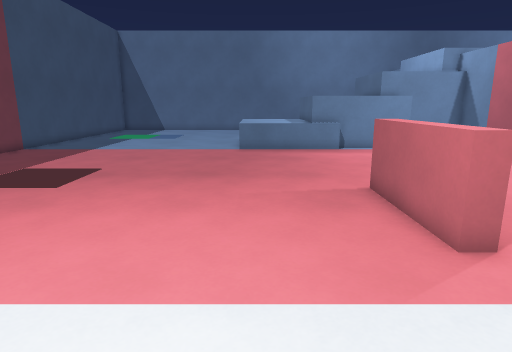
View 1 (above)

21 first-person views from a walk through a Godot game level. The camera is 1.3 m above the floor, tilts 12° down and sees 75° across. The floor is counted in squares, 0.5 m on a side. Each view is taken from the middle of a square. On the plan, view 1 faces up. The plan holds only what a view shows up to about 20 squares ahead; the rest is blank. The place goes on beyond the plan. Characters and animated objects are left out.

View 2
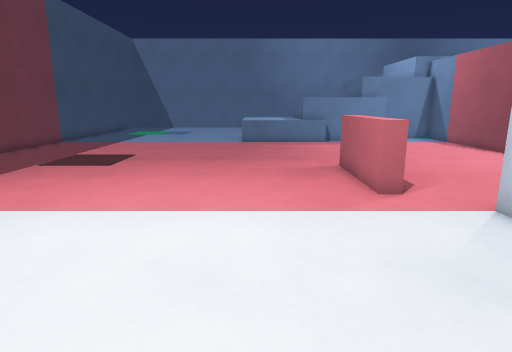

View 3
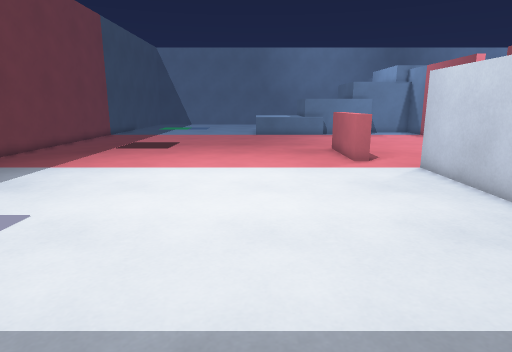

View 4
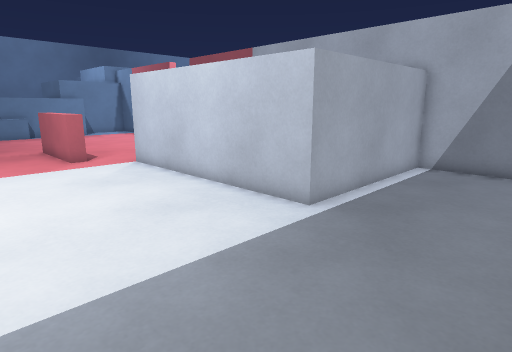

View 5
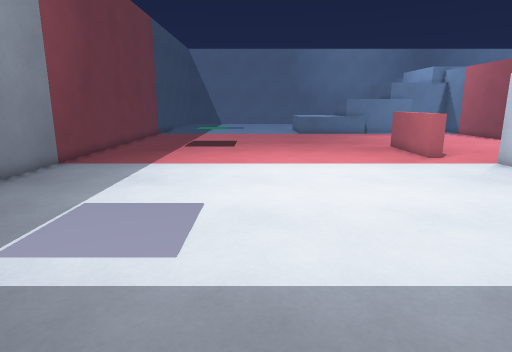

View 6
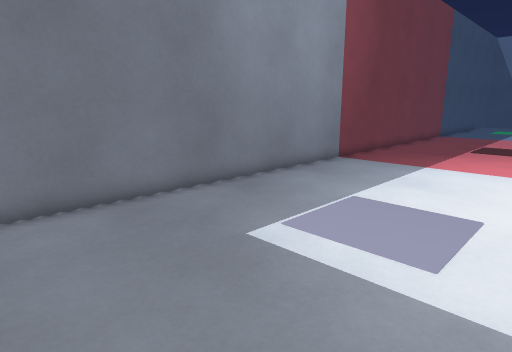

View 7
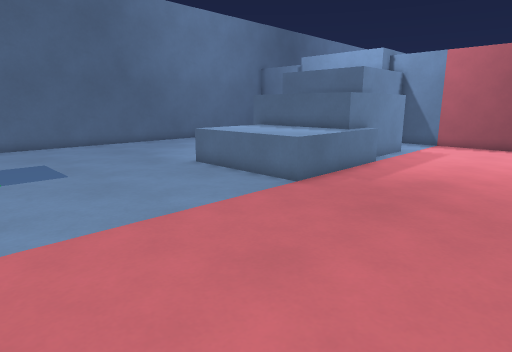

View 8
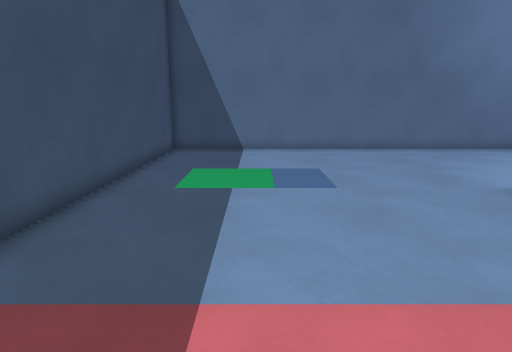

View 9
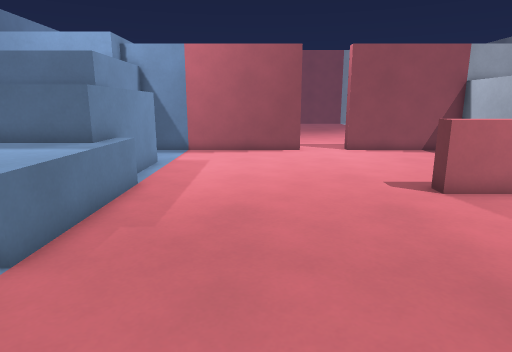

View 10
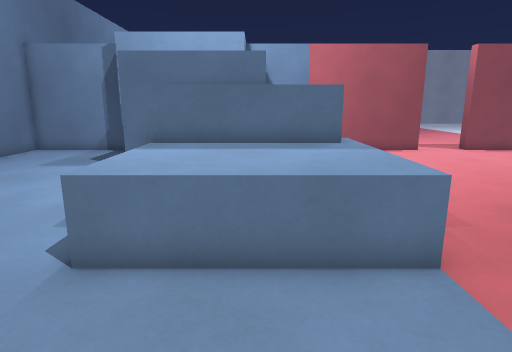

View 11
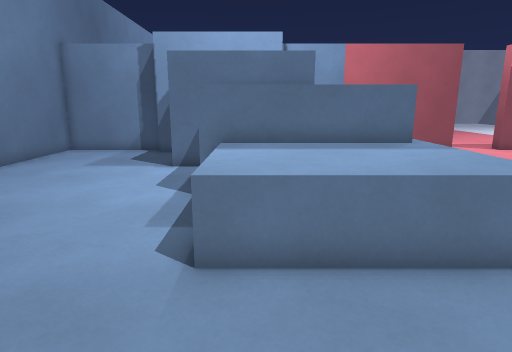

View 12
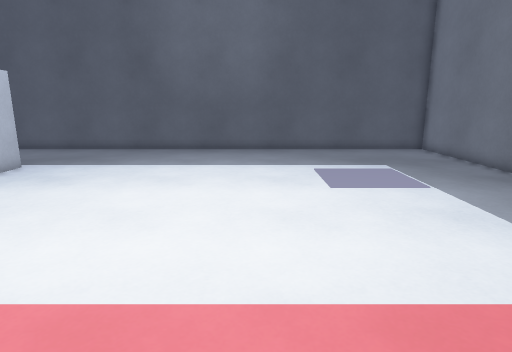

View 13
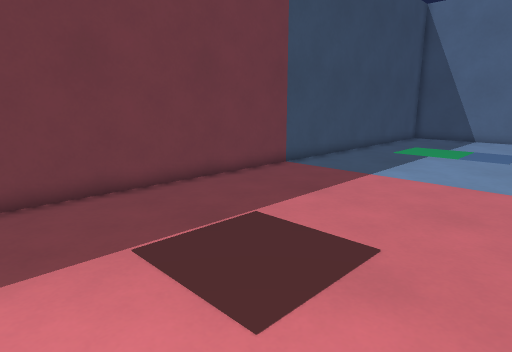

View 14
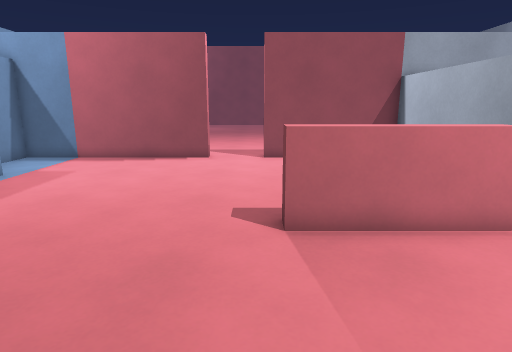

View 15
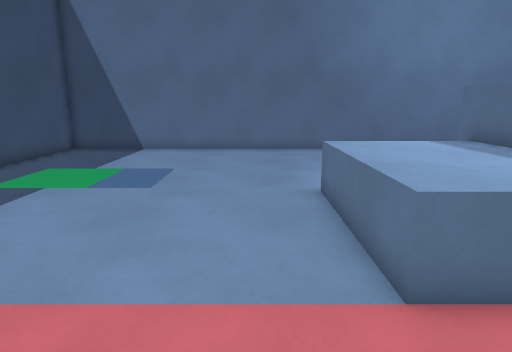

View 16
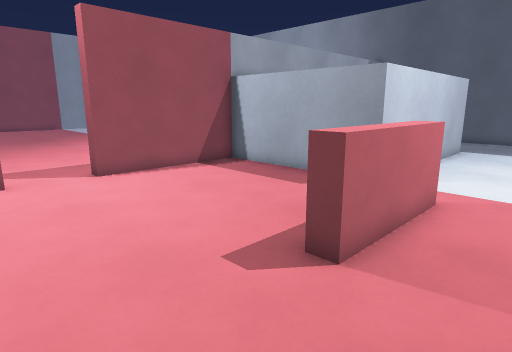

View 17
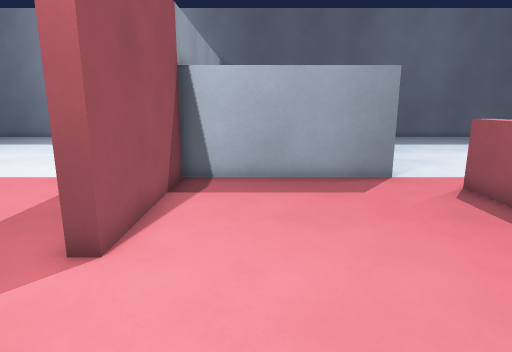

View 18
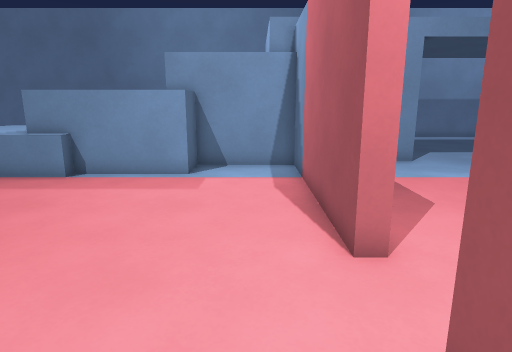

View 19
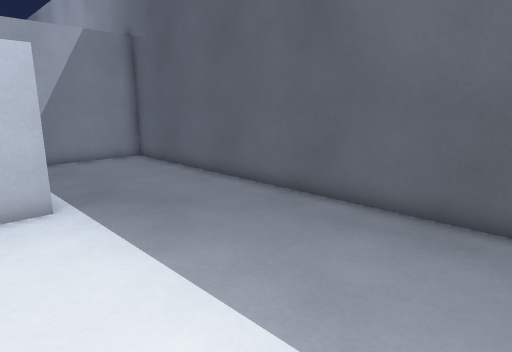

View 20
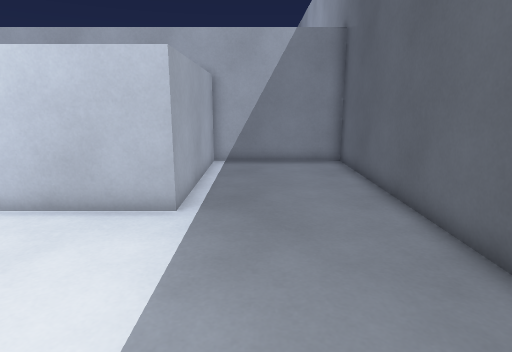

View 21
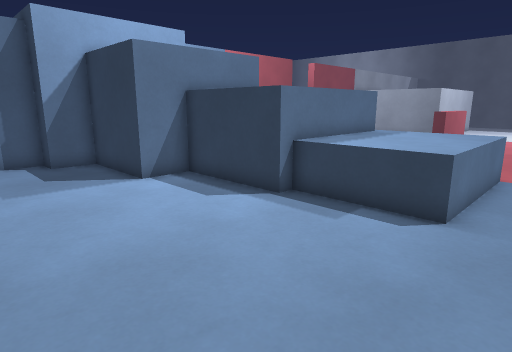

### Floor plan
Key: @ floor where view 1 was taken; # wall or solid block; . floor; ^ raised ledge; O other object.
Columns run from 14 left of view 1 to 17 right of it. Each row starts with its distance up from view 1.
 36 #############################
 35 #...........................#
 34 #...........................#
 33 #...........................#
 32 #...........................#
 31 #...........................#
 30 #..........................##
 29 #......................#####
 28 #.....................##
 27 #.....................#
 26 #............^^^^^^^^^^
 25 #............^^^^^^   ^
 24 #............^^^^^^   ^
 23 #............^^^^^^   ^######
 22 #............^^^^^^    ^....#
 21 #............^^^^^^^^^^^....#
 20 #............^^^^^^^........#
 19 #...........................O
 18 #...........................O ..
 17 #...........................O ..
 16 #...........................O...
 15 #...........................O...
 14 #...........................O..
 13 #...........................O...
 12 #...............................
 11 #...........................O...
 10 #.................^.........O...
  9 #.................^.........O...
  8 #.................^.........O ..
  7 #.................^.........O ..
  6 #.................^.........O
  5 #...........................O
  4 #...................#########
  3 #...................#
  2 #...................#
  1 #...................#
  0 #.............@.....#
 -1 #...................#
 -2 #...................#
 -3 #...................#
 -4 #...................#
 -5 #...................#
 -6 #...................#########
 -7 #...........................#
 -8 #...........................#
 -9 #...........................#
-10 #...........................#
-11 #...........................#
-12 #############################

Positions as (right, up) in squares from view 1, and headings:
1: (0, 0), facing up
2: (0, -4), facing up
3: (-1, -10), facing up
4: (-1, -11), facing up-right
5: (-5, -11), facing up
6: (-5, -11), facing up-left
7: (-10, 13), facing up-right
8: (-9, 16), facing up
9: (-6, 16), facing right
10: (-6, 23), facing right
11: (-6, 25), facing right
12: (-4, 8), facing down
13: (-4, 8), facing up-left
14: (-3, 11), facing right
15: (-3, 16), facing up
16: (1, 15), facing down-right
17: (11, 16), facing down
18: (12, 8), facing up
19: (-3, -4), facing down-right
20: (-2, -8), facing right
21: (-3, 34), facing down-right
